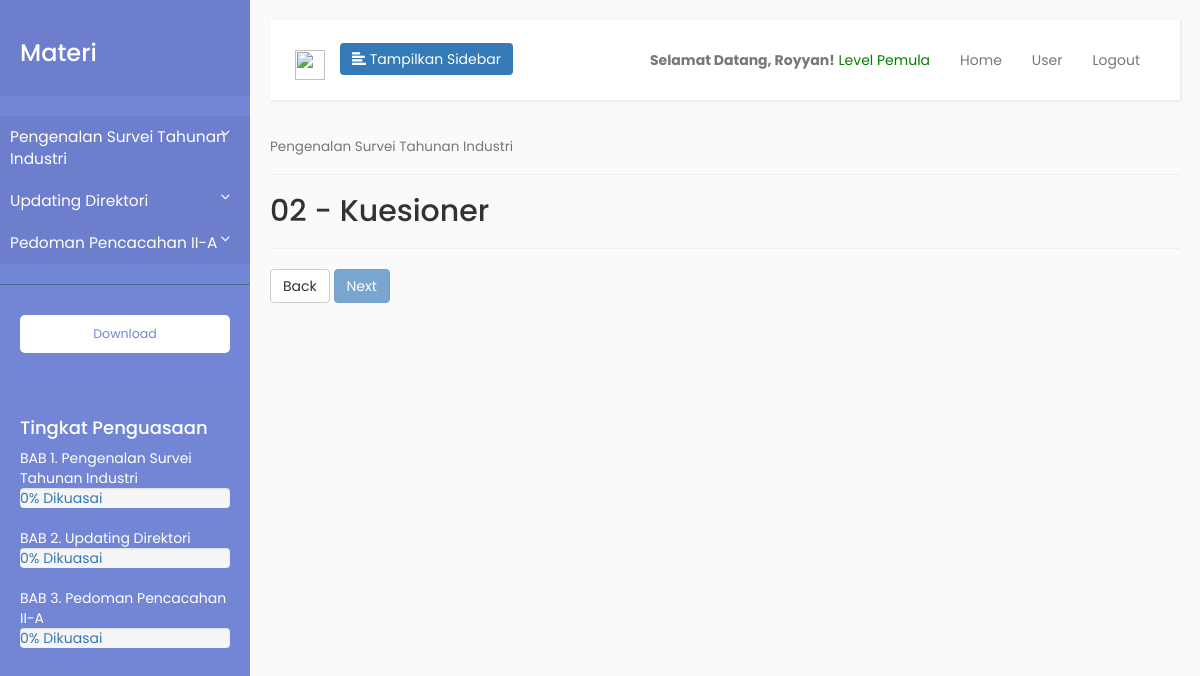
/index.php (signed in), run on the app's committed database.
### tables this page shows
CREATE TABLE `materi` (
  `id_konsep` varchar(2) NOT NULL,
  `judul_konsep` varchar(256) NOT NULL,
  `id_topik` varchar(4) NOT NULL,
  `judul_topik` varchar(256) NOT NULL,
  `id` int(11) NOT NULL,
  `video_url` varchar(256) NOT NULL
);

### index.php (the view, shortened to what this page needs)
<?php
    require('blog_connect.php');
    $konsep_aktif = (string) $_SESSION['konsep_aktif'];
    $topik_aktif = (string) $_SESSION['topik_aktif'];
    $konseptopik_aktif = (string) $konsep_aktif . (string) $topik_aktif;
    $list_konseptopik_tes = ['0103','0207','0306'];
    $not_test = (array_search($konseptopik_aktif, $list_konseptopik_tes) === false);
    if ($not_test) {
        $query = "SELECT id_konsep, judul_konsep, id_topik, judul_topik, video_url FROM materi WHERE id_konsep = $konsep_aktif AND id_topik = " . $konsep_aktif . $topik_aktif;
        $result = $con->query($query);
        $row = $result->fetch(PDO::FETCH_NUM);
        $konsep_aktif_judul = $row[1];
        $topik_aktif_judul = $row[3];
    } else {
        header('location:test.php');
    }
?>
<html !DOCTYPE>
    <?php require('head.php'); ?>
    <body>
    <div class="wrapper">
        <?php
            include('sidebar.php');
        ?>
        <div id="content" class="container">
            <?php
                include('navbar.php');
            ?>
            <h4>
                <small><?php echo $konsep_aktif_judul; ?></small>
            </h4>
            <hr />
            <h2><?php echo $topik_aktif .' - '. $topik_aktif_judul; ?></h2>
            <hr />
            <?php
            $query = "SELECT * FROM riwayattopik WHERE id_siswa = $id_siswa AND id_topik = ". $konseptopik_aktif;
            $result = $con->query($query);
            $row = $result->fetch(PDO::FETCH_NUM);
            $allowed = $row != false;
            ?>
            <a href="change_page.php?goto=back"><button type="submit" class="btn btn-default">Back</button></a>
            <?= ($allowed ? '<a href="change_page.php?goto=next"><button title="" id="btn-next" type="submit" class="btn btn-primary" >Next</button></a>'
            : '<a href="change_page.php?goto=next"><button title="Masih Terkunci. Anda harus menonton video terlebih dahulu" id="btn-next" type="submit" class="btn btn-primary" disabled>Next</button></a>') ?>
        </div>
    </div>
    </body>
</html>

### sidebar.php (shortened to what this page needs)
<?php
    $id_siswa = $_SESSION['nip'];
?>
<nav id="sidebar">
    <div class="sidebar-header">
        <h3>Materi</h3>
    </div>
    <ul class="list-unstyled components">
        <?php
            $query = "SELECT id_konsep, judul_konsep, id_topik, judul_topik FROM materi";
            $result = $con->query($query);
            $row = $result->fetch(PDO::FETCH_NUM);
            $current_konsep = $row[0];
            $current_topik = $row[2];
            echo('
                <li class="active">
                            <a href="#konsep-'.$current_konsep.'" data-toggle="collapse" aria-expanded="false">'.$row[1].'</a>
                            <ul class="collapse list-unstyled" id="konsep-'.$current_konsep.'">
                            <li id="topik-'.$current_topik.'"><a href="change_page.php?goto='.$current_topik.'" class="unlocked">'.$row[3].'</a></li>
            ');
            while($row = $result->fetch(PDO::FETCH_NUM)) {
                if ($row[0] != $current_konsep)
                {
                    $current_konsep = $row[0];
                    echo (
                            '</ul>
                        </li>
                        <li class="active">
                            <a href="#konsep-'.$current_konsep.'" data-toggle="collapse" aria-expanded="false">'.$row[1].'</a>
                            <ul class="collapse list-unstyled" id="konsep-'.$current_konsep.'">'
                    );
                }
            }
            echo('</ul>
                        </li></ul>');
        ?>
    <ul class="list-unstyled CTAs">
        <li>
            <a href="download.php" class="download">Download</a>
        </li>
    </ul>
    <?php
    $tingkat_penguasaan_array = [0,0,0];
    $query = "SELECT id_tes, tingkat_penguasaan FROM konseptes WHERE id_siswa = $id_siswa";
    $result = $con->query($query);
    while ($row = $result->fetch(PDO::FETCH_NUM)) {
        $tingkat_penguasaan_array[$row[0] - 1] = $row[1];
    }
    ?>
    <div id="tingkat_penguasaan">
        <h4>Tingkat Penguasaan</h4>
        BAB 1. Pengenalan Survei Tahunan Industri
        <div class="progress">
            <span style="color:#337ab7;"><?php echo ($tingkat_penguasaan_array[0] <= 50 ? $tingkat_penguasaan_array[0] . "% Dikuasai" : "") ?></span>
        </div>
        BAB 2. Updating Direktori
        <div class="progress">
            <span style="color:#337ab7;"><?php echo ($tingkat_penguasaan_array[1] <= 50 ? $tingkat_penguasaan_array[1] . "% Dikuasai" : "") ?></span>
        </div>
        BAB 3. Pedoman Pencacahan II-A
        <div class="progress">
            <span style="color:#337ab7;"><?php echo ($tingkat_penguasaan_array[2] <= 50 ? $tingkat_penguasaan_array[2] . "% Dikuasai" : "") ?></span>
        </div>
    </div>
</nav>

### css/sidebar.css (style rules this page uses)
body { font-family: 'Poppins', sans-serif; background: #fafafa; }
a, a:hover, a:focus { color: inherit; text-decoration: none; transition: all 0.3s; }
.wrapper { display: flex; align-items: stretch; }
#sidebar { min-width: 250px; max-width: 250px; background: #7386D5; color: #fff; transition: all 0.3s; }
#sidebar .sidebar-header { padding: 20px; background: #6d7fcc; }
#sidebar ul.components { padding: 20px 0; border-bottom: 1px solid #47748b; }
#sidebar ul li a { padding: 10px; font-size: 1.1em; display: block; }
#sidebar ul li.active>a, a[aria-expanded="true"] { color: #fff; background: #6d7fcc; }
a[data-toggle="collapse"] { position: relative; }
a[aria-expanded="false"]::before, a[aria-expanded="true"]::before { content: '\e259'; display: block; position: absolute; right: 20px; font-family: 'Glyphicons Halflings'; font-size: 0.6em; }
ul.CTAs { padding: 20px; }
ul.CTAs a { text-align: center; font-size: 0.9em !important; display: block; border-radius: 5px; margin-bottom: 5px; }
a.download { background: #fff; color: #7386D5; }
#content { padding: 20px; min-height: 100vh; transition: all 0.3s; }
#tingkat_penguasaan { padding: 20px; }

### data on the page
materi: judul_konsep "Pengenalan Survei Tahunan Industri"
materi: judul_konsep "Updating Direktori"
materi: judul_konsep "Pedoman Pencacahan II-A"
materi: judul_konsep "Pengenalan Survei Tahunan Industri", judul_topik "Kuesioner"

### other printed values
$tingkat_penguasaan_array[0] "0"
$tingkat_penguasaan_array[1] "0"
$tingkat_penguasaan_array[2] "0"
$_SESSION['nama'] "Royyan"
$topik_aktif "02"
